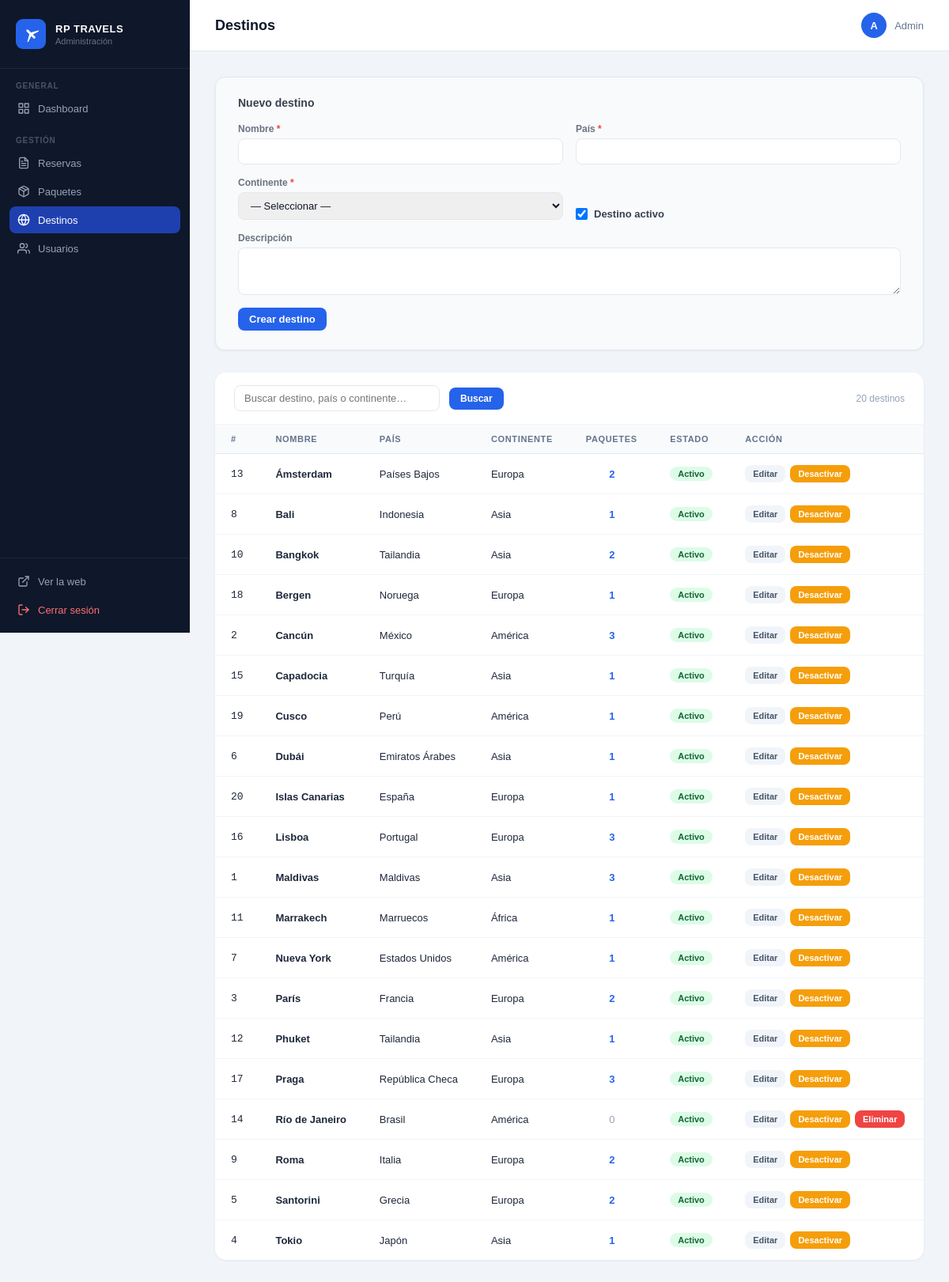
Page /admin/destinations.php (signed in) on the committed database.
### tables this page shows
CREATE TABLE destinos (
    id          INT AUTO_INCREMENT PRIMARY KEY,
    nombre      VARCHAR(120) NOT NULL,
    pais        VARCHAR(100) NOT NULL,
    continente  VARCHAR(60)  NOT NULL,
    descripcion TEXT,
    activo      TINYINT(1)   DEFAULT 1,
    INDEX idx_nombre (nombre),
    INDEX idx_activo (activo)
);

### admin/destinations.php (the view, shortened to what this page needs)
<?php
$db = obtenerBD();
$editing = null;
$buscar = trim($_GET['q'] ?? '');
$params = [];
$where  = [];
$whereSql = $where ? 'WHERE ' . implode(' AND ', $where) : '';
$per_page = 20;
$page     = max(1, (int)($_GET['page'] ?? 1));
$offset   = ($page - 1) * $per_page;
$cStmt = $db->prepare("SELECT COUNT(*) FROM destinos $whereSql");
$cStmt->execute($params);
$total = (int)$cStmt->fetchColumn();
$stmt = $db->prepare("
    SELECT d.*, (SELECT COUNT(*) FROM paquetes p WHERE p.destino_id = d.id) AS num_paquetes
    FROM destinos d
    $whereSql
    ORDER BY d.nombre
    LIMIT $per_page OFFSET $offset
");
$stmt->execute($params);
$destinos = $stmt->fetchAll();
?>
<!DOCTYPE html>
<html lang="es">
<head>
  <link rel="stylesheet" href="../css/fonts.css">
  <link rel="stylesheet" href="css/admin.css">
</head>
<body>
<div class="admin-wrap">
  <?php include 'partials/sidebar.php'; ?>
  <div class="admin-main">
    <div class="admin-topbar">
      <h1>Destinos</h1>
      <div class="admin-user">
        <div class="admin-user-avatar"><?= strtoupper(substr($_SESSION['admin']['nombre'], 0, 1)) ?></div>
        <?= htmlspecialchars($_SESSION['admin']['nombre']) ?>
      </div>
    </div>
    <div class="admin-content">
      <div class="admin-card dest-form-card">
        <div class="dest-form-title">
          <?= $editing && $editing['id'] > 0 ? 'Editar destino' : 'Nuevo destino' ?>
        </div>
        <form method="POST">
          <div class="form-grid">
            <div class="form-group">
              <label>Nombre <span style="color:#EF4444">*</span></label>
              <input type="text" name="nombre" maxlength="120" required
                     value="<?= htmlspecialchars($editing['nombre'] ?? '') ?>">
            </div>
            <div class="form-group">
              <label>País <span style="color:#EF4444">*</span></label>
              <input type="text" name="pais" maxlength="100" required
                     value="<?= htmlspecialchars($editing['pais'] ?? '') ?>">
            </div>
            <div class="form-group">
              <label>Continente <span style="color:#EF4444">*</span></label>
              <select name="continente">
                <option value="">— Seleccionar —</option>
              </select>
            </div>
            <div class="form-group" style="justify-content:flex-end">
              <div class="checkbox-row">
                <input type="checkbox" id="activo_dest" name="activo" value="1"
                       <?= !$editing || $editing['activo'] ? 'checked' : '' ?>>
                <label for="activo_dest">Destino activo</label>
              </div>
            </div>
            <div class="form-group full">
              <label>Descripción</label>
              <textarea name="descripcion" rows="2"><?= htmlspecialchars($editing['descripcion'] ?? '') ?></textarea>
            </div>
          </div>
          <div class="form-actions">
            <button type="submit" class="btn btn-primary" style="font-size:13px">
              <?= $editing && $editing['id'] > 0 ? 'Guardar cambios' : 'Crear destino' ?>
            </button>
          </div>
        </form>
      </div>
      <div class="admin-card">
        <form method="GET" class="filter-bar">
          <input type="text" name="q" placeholder="Buscar destino, país o continente…"
                 value="<?= htmlspecialchars($buscar) ?>" style="min-width:260px">
          <button type="submit" class="btn btn-primary">Buscar</button>
          <span class="text-muted text-sm" style="margin-left:auto"><?= $total ?> destino<?= $total !== 1 ? 's' : '' ?></span>
        </form>
        <table class="admin-table">
          <thead>
            <tr>
              <th>#</th>
              <th>Nombre</th>
              <th>País</th>
              <th>Continente</th>
              <th>Paquetes</th>
              <th>Estado</th>
              <th>Acción</th>
            </tr>
          </thead>
          <tbody>
            <?php if ($destinos): ?>
              <?php foreach ($destinos as $d): ?>
              <tr>
                <td class="font-mono"><?= $d['id'] ?></td>
                <td style="font-weight:600"><?= htmlspecialchars($d['nombre']) ?></td>
                <td class="text-muted"><?= htmlspecialchars($d['pais']) ?></td>
                <td class="text-muted text-sm"><?= htmlspecialchars($d['continente']) ?></td>
                <td style="text-align:center">
                  <?php if ($d['num_paquetes'] > 0): ?>
                    <a href="packages.php?q=<?= urlencode($d['nombre']) ?>" style="font-weight:700;color:#2563eb"><?= (int)$d['num_paquetes'] ?></a>
                  <?php else: ?>
                    <span class="text-muted">0</span>
                  <?php endif; ?>
                </td>
                <td>
                  <span class="badge badge-<?= $d['activo'] ? 'activo' : 'inactivo' ?>">
                    <?= $d['activo'] ? 'Activo' : 'Inactivo' ?>
                  </span>
                </td>
                <td>
                  <div style="display:flex;gap:6px;align-items:center;flex-wrap:wrap">
                    <a href="destinations.php?edit=<?= $d['id'] ?>" class="btn btn-ghost" style="font-size:11px;padding:5px 10px">Editar</a>
                    <form method="POST" style="display:inline">
                      <button type="submit" class="btn <?= $d['activo'] ? 'btn-warning' : 'btn-success' ?>" style="font-size:11px;padding:5px 10px">
                        <?= $d['activo'] ? 'Desactivar' : 'Activar' ?>
                      </button>
                    </form>
                    <?php if ((int)$d['num_paquetes'] === 0): ?>
                    <form method="POST" style="display:inline"
                          onsubmit="return confirm('¿Eliminar este destino? Esta acción no se puede deshacer.')">
                      <button type="submit" class="btn btn-danger" style="font-size:11px;padding:5px 10px">Eliminar</button>
                    </form>
                    <?php endif; ?>
                  </div>
                </td>
              </tr>
              <?php endforeach; ?>
            <?php endif; ?>
          </tbody>
        </table>
      </div>
    </div>
  </div>
</div>
</body>
</html>

### admin/css/admin.css (style rules this page uses)
*, *::before, *::after { box-sizing: border-box; margin: 0; padding: 0; }
body { font-family: 'Plus Jakarta Sans', sans-serif; font-size: 14px; color: #1e293b; background: #f1f5f9; min-height: 100vh; }
a { text-decoration: none; color: inherit; }
button { font-family: inherit; cursor: pointer; }
.admin-wrap { display: flex; min-height: 100vh; }
.admin-main { flex: 1; display: flex; flex-direction: column; min-width: 0; }
.admin-topbar { background: white; border-bottom: 1px solid #e2e8f0; padding: 16px 32px; display: flex; align-items: center; justify-content: space-between; }
.admin-topbar h1 { font-size: 18px; font-weight: 700; color: #0f172a; }
.admin-user { display: flex; align-items: center; gap: 10px; font-size: 13px; color: #64748b; }
.admin-user-avatar { width: 32px; height: 32px; background: #2563eb; border-radius: 50%; display: flex; align-items: center; justify-content: center; color: white; font-weight: 700; font-size: 13px; }
.admin-content { padding: 32px; flex: 1; }
.admin-card { background: white; border-radius: 14px; box-shadow: 0 1px 3px rgba(0,0,0,0.06); overflow: hidden; margin-bottom: 24px; }
.admin-table { width: 100%; border-collapse: collapse; }
.admin-table th { padding: 12px 20px; text-align: left; font-size: 11px; font-weight: 700; color: #64748b; letter-spacing: 0.06em; text-transform: uppercase; background: #f8fafc; border-bottom: 1px solid #e2e8f0; }
.admin-table td { padding: 14px 20px; border-bottom: 1px solid #f1f5f9; font-size: 13px; color: #1e293b; vertical-align: middle; }
.admin-table tr:last-child td { border-bottom: none; }
.badge { display: inline-flex; align-items: center; padding: 3px 10px; border-radius: 999px; font-size: 11px; font-weight: 700; white-space: nowrap; }
.badge-activo { background: #dcfce7; color: #166534; }
.btn { display: inline-flex; align-items: center; gap: 6px; padding: 7px 14px; border-radius: 8px; font-size: 12px; font-weight: 600; border: none; cursor: pointer; transition: all 140ms; white-space: nowrap; }
.btn-primary { background: #2563eb; color: white; }
.btn-danger { background: #ef4444; color: white; }
.btn-ghost { background: #f1f5f9; color: #475569; }
.btn-warning { background: #f59e0b; color: white; }
.filter-bar { display: flex; align-items: center; gap: 12px; padding: 16px 24px; border-bottom: 1px solid #f1f5f9; flex-wrap: wrap; }
.filter-bar select, .filter-bar input { padding: 8px 12px; border-radius: 8px; border: 1.5px solid #e2e8f0; font-size: 13px; font-family: inherit; color: #1e293b; background: white; outline: none; }
.text-muted { color: #94a3b8; }
.text-sm { font-size: 12px; }
.font-mono { font-family: 'Courier New', monospace; font-size: 12px; }

### admin/destinations.php (style rules this page uses)
.dest-form-card { background: #F8FAFC; border: 1.5px solid #E2E8F0; border-radius: 12px; padding: 24px 28px; margin-bottom: 28px; }
.dest-form-title { font-size: 14px; font-weight: 700; color: #374151; margin-bottom: 18px; }
.form-grid { display: grid; grid-template-columns: 1fr 1fr; gap: 16px; }
.form-grid .full { grid-column: 1 / -1; }
.form-group { display: flex; flex-direction: column; gap: 5px; }
.form-group label { font-size: 12px; font-weight: 600; color: #6B7280; }
.form-group input, .form-group select, .form-group textarea { padding: 8px 11px; border: 1.5px solid #E5E7EB; border-radius: 8px; font-size: 13px; font-family: inherit; color: #111827; transition: border-color 160ms; }
.form-group textarea { resize: vertical; min-height: 60px; }
.form-actions { display: flex; gap: 10px; margin-top: 16px; }
.checkbox-row { display: flex; align-items: center; gap: 8px; margin-top: 6px; }
.checkbox-row input { width: 15px; height: 15px; cursor: pointer; }
.checkbox-row label { font-size: 13px; font-weight: 600; color: #374151; cursor: pointer; margin: 0; }

### rows in the picture
destinos: id "13", nombre "Ámsterdam", pais "Países Bajos", continente "Europa", num_paquetes "2", activo "Activo"
destinos: id "8", nombre "Bali", pais "Indonesia", continente "Asia", num_paquetes "1", activo "Activo"
destinos: id "10", nombre "Bangkok", pais "Tailandia", continente "Asia", num_paquetes "2", activo "Activo"
destinos: id "18", nombre "Bergen", pais "Noruega", continente "Europa", num_paquetes "1", activo "Activo"
destinos: id "2", nombre "Cancún", pais "México", continente "América", num_paquetes "3", activo "Activo"
destinos: id "15", nombre "Capadocia", pais "Turquía", continente "Asia", num_paquetes "1", activo "Activo"
destinos: id "19", nombre "Cusco", pais "Perú", continente "América", num_paquetes "1", activo "Activo"
destinos: id "6", nombre "Dubái", pais "Emiratos Árabes", continente "Asia", num_paquetes "1", activo "Activo"
destinos: id "20", nombre "Islas Canarias", pais "España", continente "Europa", num_paquetes "1", activo "Activo"
destinos: id "16", nombre "Lisboa", pais "Portugal", continente "Europa", num_paquetes "3", activo "Activo"
destinos: id "1", nombre "Maldivas", pais "Maldivas", continente "Asia", num_paquetes "3", activo "Activo"
destinos: id "11", nombre "Marrakech", pais "Marruecos", continente "África", num_paquetes "1", activo "Activo"
destinos: id "7", nombre "Nueva York", pais "Estados Unidos", continente "América", num_paquetes "1", activo "Activo"
destinos: id "3", nombre "París", pais "Francia", continente "Europa", num_paquetes "2", activo "Activo"
destinos: id "12", nombre "Phuket", pais "Tailandia", continente "Asia", num_paquetes "1", activo "Activo"
destinos: id "17", nombre "Praga", pais "República Checa", continente "Europa", num_paquetes "3", activo "Activo"
destinos: id "14", nombre "Río de Janeiro", pais "Brasil", continente "América", shows "0", activo "Activo"
destinos: id "9", nombre "Roma", pais "Italia", continente "Europa", num_paquetes "2", activo "Activo"
destinos: id "5", nombre "Santorini", pais "Grecia", continente "Europa", num_paquetes "2", activo "Activo"
destinos: id "4", nombre "Tokio", pais "Japón", continente "Asia", num_paquetes "1", activo "Activo"

### other values in the picture
$label "Dashboard Reservas Paquetes Destinos Usuarios"
substr($_SESSION['admin']['nombre'], 0, 1) "A"
$_SESSION['admin']['nombre'] "Admin"
$total "20"
